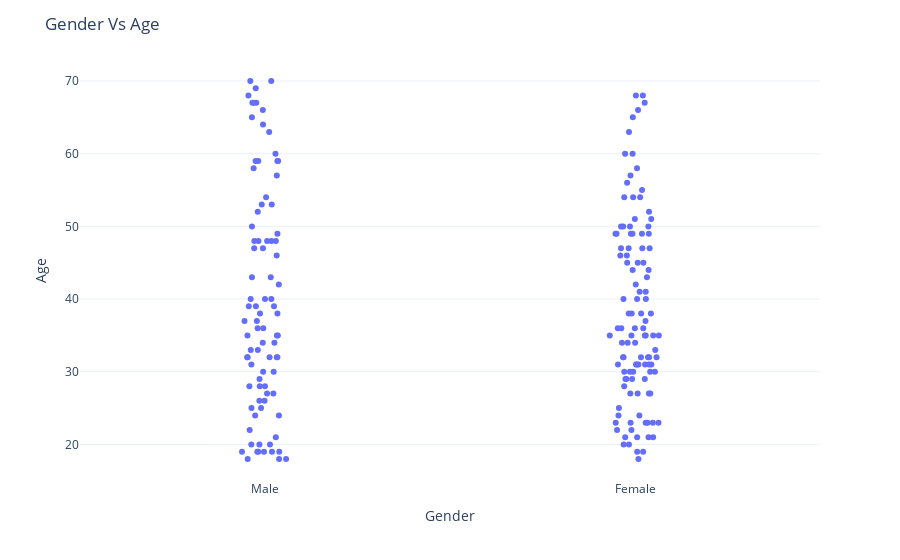

Notebook code cell kept with this figure:
### Code cell
StripPlot('Gender', 'Age')

### Figure 1 — Plotly figure (JSON) as saved in the notebook; plotly's stock layout.template omitted (floating-point values rounded to 4 significant figures; data arrays with more than 128 entries replaced by an {"elided": "..."} marker saying what was removed)
{"data": [{"hovertemplate": "Gender=%{x}<br>Age=%{y}", "showlegend": false, "legendgroup": "", "name": "", "x0": " ", "orientation": "v", "type": "box", "yaxis": "y", "offsetgroup": "", "y": {"elided": "200 int values"}, "hoverlabel": {"namelength": 0}, "fillcolor": "rgba(255,255,255,0)", "xaxis": "x", "y0": " ", "marker": {"color": "#636efa"}, "x": {"elided": "200 str values"}, "alignmentgroup": "True", "pointpos": 0, "line": {"color": "rgba(255,255,255,0)"}, "hoveron": "points", "boxpoints": "all"}], "layout": {"boxmode": "group", "title": {"text": "Gender Vs Age"}, "yaxis": {"domain": [0, 1], "anchor": "x", "title": {"text": "Age"}}, "xaxis": {"domain": [0, 1], "anchor": "y", "title": {"text": "Gender"}}, "margin": {"t": 60}, "legend": {"tracegroupgap": 0}}}
